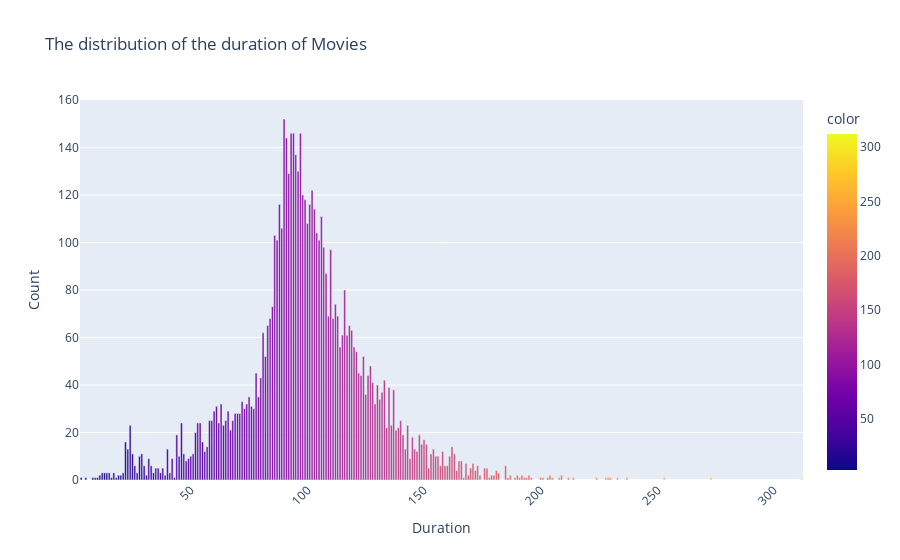

The notebook cell saved with this chart:
### Code cell
#plotly 
movies = df_netflix[df_netflix['type'] == 'Movie']
duration_movie = movies['duration'].value_counts()

fig = px.bar(x=duration_movie.index, y=duration_movie.values, color=duration_movie.index,
             labels={'x': 'Duration', 'y': 'Count'}, title='The distribution of the duration of Movies')

fig.update_layout(xaxis_tickangle=-45, legend_title='Duration')

fig.show()

### Figure 1 — Plotly figure (JSON) as saved in the notebook; plotly's stock layout.template omitted (floating-point values rounded to 4 significant figures; data arrays with more than 128 entries replaced by an {"elided": "..."} marker saying what was removed)
{"data": [{"alignmentgroup": "True", "hovertemplate": "Duration=%{x}<br>Count=%{y}<br>color=%{marker.color}<extra></extra>", "legendgroup": "", "marker": {"color": {"elided": "205 int values"}, "coloraxis": "coloraxis", "pattern": {"shape": ""}}, "name": "", "offsetgroup": "", "orientation": "v", "showlegend": false, "textposition": "auto", "type": "bar", "x": {"elided": "205 int values"}, "xaxis": "x", "y": {"elided": "205 int values"}, "yaxis": "y"}], "layout": {"barmode": "relative", "coloraxis": {"colorbar": {"title": {"text": "color"}}, "colorscale": [[0, "#0d0887"], [0.1111, "#46039f"], [0.2222, "#7201a8"], [0.3333, "#9c179e"], [0.4444, "#bd3786"], [0.5556, "#d8576b"], [0.6667, "#ed7953"], [0.7778, "#fb9f3a"], [0.8889, "#fdca26"], [1, "#f0f921"]]}, "legend": {"title": {"text": "Duration"}, "tracegroupgap": 0}, "title": {"text": "The distribution of the duration of Movies"}, "xaxis": {"anchor": "y", "domain": [0, 1], "tickangle": -45, "title": {"text": "Duration"}}, "yaxis": {"anchor": "x", "domain": [0, 1], "title": {"text": "Count"}}}}
